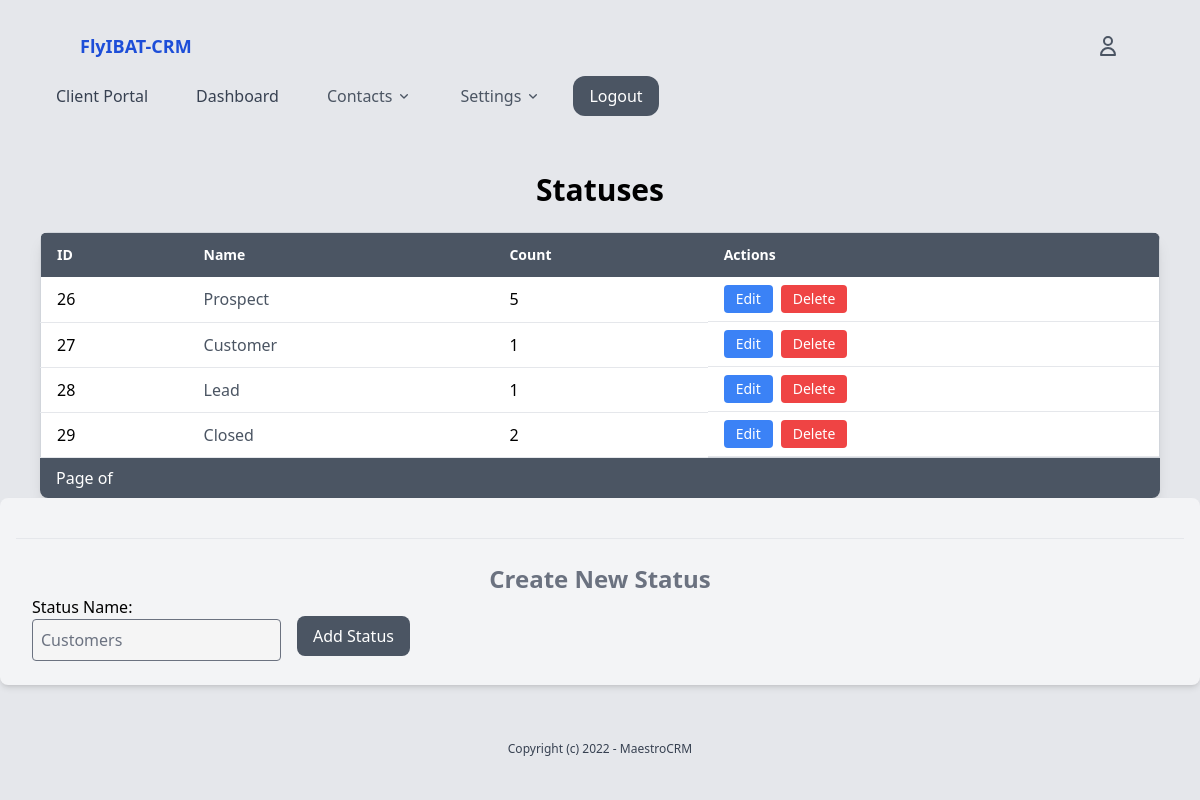
The page /contacts/status-list (signed in) on the database as committed earlier.
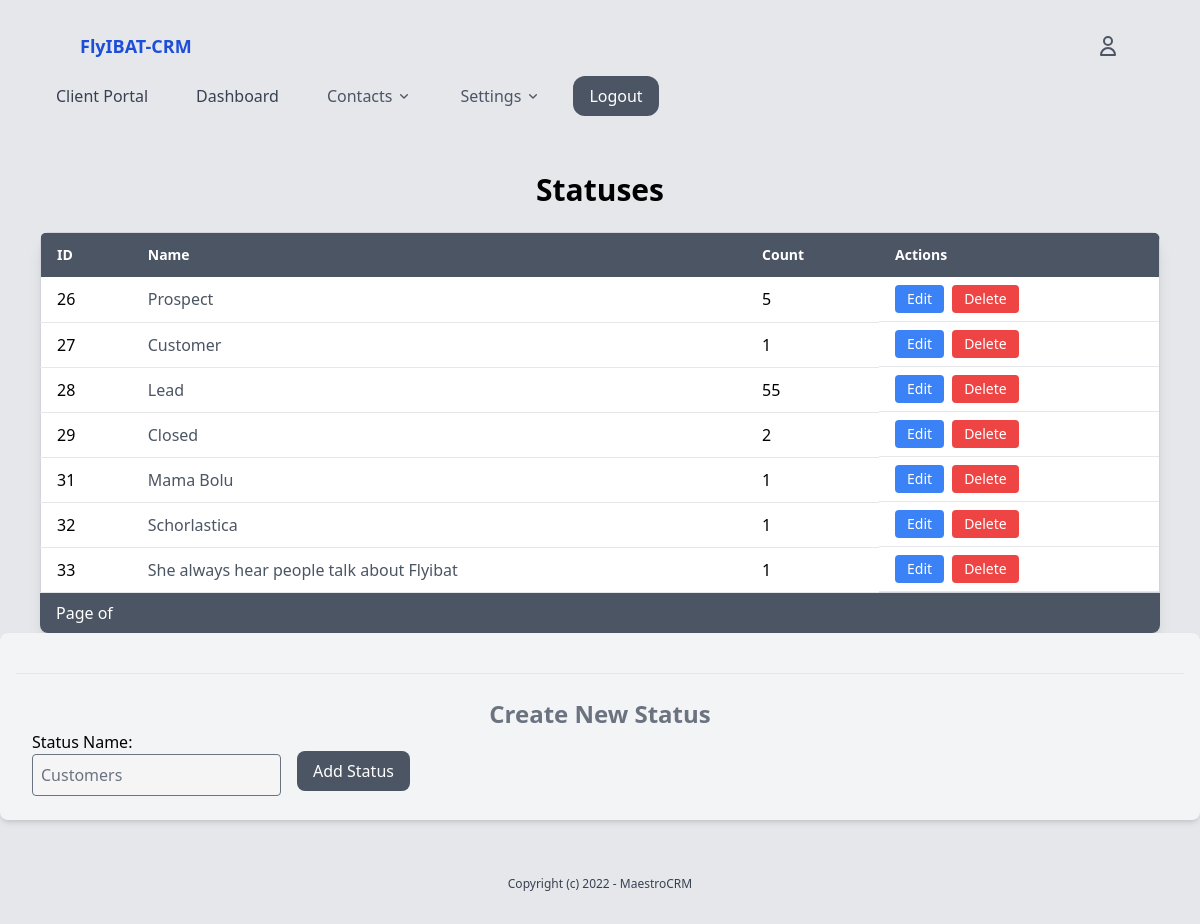
The same page on the database as committed later.
### settings/models.py (models this page shows, shortened)
class Status(models.Model):
    name = models.CharField(max_length=50, unique=True)  # e.g., 'Active', 'Inactive', 'Pending'
    class Meta:
        verbose_name_plural = "Statuses"

### contacts/views_status.py (the view)
# urls.py: path('status-list', views_status.status_list, name='status_list'),
@login_required
def status_list(request):
    statuses = Status.objects.all()  # Fetch all statuses for display
    if request.method == 'POST':
        form = StatusForm(request.POST)
        if form.is_valid():
            form.save()  # Save the form data to the database
            return redirect('status_list')  # Redirect to status list view
    else:
        form = StatusForm()  # Provide an empty form for GET requests
    return render(request, 'status/status_list.html', {
        'form': form,
        'statuses': statuses
    })

### contacts/forms.py
class StatusForm(forms.ModelForm):
    name = forms.CharField(
        label='Status Name',
        widget=forms.TextInput(attrs={
            'placeholder': 'Customers',
            'class': 'form-input block w-full rounded border border-black p-2 mb-2 focus:ring focus:ring-gray-500',
            'style': 'background-color: #f5f5f5;'}
        )
    )
    class Meta:
        model = Status  # Link the form to the Status model
        fields = ['name']  # List of fields to include in the form

### core/context_processors.py (called while the page is built)
def user_roles(request):
    if request.user.is_authenticated:
        groups = request.user.groups.values_list('name', flat=True)
        return {'user_roles': groups}
    return {}

### contacts/templates/status/status_list.html (shortened to what this page needs)
{% extends 'core/base.html' %}
{% block content %}
<div class="max-w-6xl mx-auto px-4 mt-10">
    <h2 class="text-3xl font-bold mb-6 text-center">Statuses</h2>
    <div class="overflow-x-auto rounded-lg shadow-lg">
        <table class="min-w-full bg-white border border-gray-300">
            <thead class="bg-gray-600 text-white">
                <tr>
                    <th class="py-3 px-4 text-left text-sm font-semibold">ID</th>
                    <th class="py-3 px-4 text-left text-sm font-semibold">Name</th>
                    <th class="py-3 px-4 text-left text-sm font-semibold">Count</th>
                    <th class="py-3 px-4 text-left text-sm font-semibold">Actions</th>
                </tr>
            </thead>
            <tbody>
                {% for status in statuses %}
                <tr class="hover:bg-gray-100 transition duration-200">
                    <td class="py-2 px-4 border-b border-gray-200">{{ status.id }}</td>
                    <td class="py-2 px-4 border-b border-gray-200">
                        <a href="{% url 'contacts_by_status' status.id %}" class="text-gray-600 hover:underline">
                            {{ status.name }}
                        </a>
                    </td>
                    <td class="py-2 px-4 border-b border-gray-200">{{ status.contacts.count }}</td>
                    <td class="py-2 px-4 border-b border-gray-200 flex space-x-2">
                        <a href="{% url 'edit_status' status.id %}"
                            class="bg-blue-500 text-white text-sm px-3 py-1 rounded hover:bg-blue-600 transition">
                            Edit
                        </a>
                        <form action="{% url 'delete_status' status.id %}" method="POST"
                            onsubmit="return confirm('Are you sure you want to delete this status?');">
                            <button type="submit"
                                class="bg-red-500 text-white text-sm px-3 py-1 rounded hover:bg-red-600 transition">
                                Delete
                            </button>
                        </form>
                    </td>
                </tr>
                {% empty %}
                <tr>
                    <td colspan="4" class="py-4 text-center text-gray-500">No Status Created yet.</td>
                </tr>
                {% endfor %}
            </tbody>
        </table>
        <div class="bg-gray-600 py-2 px-4 text-white">
            <span>Page {{ contacts.number }} of {{ contacts.paginator.num_pages }}</span>
        </div>
    </div>
</div>
<div class="mb-6 bg-gray-100 p-4 rounded-lg shadow-md">
    <hr class="my-6">
    <h2 class="text-2xl font-semibold text-center text-gray-500">Create New Status</h2>
    <form method="POST" action="" class="flex space-x-4 items-center">
        <div>
            {{ form.as_p }}
        </div>
        <button type="submit"
            class="mt-2 bg-gray-600 text-white px-4 py-2 rounded-lg hover:bg-gray-700 transition duration-200">
            Add Status
        </button>
    </form>
</div>
{% endblock %}

Rows that differ between the two databases and show on the page:
computed for Status "Lead": contacts.count "1" → "55"
added Status: id "31", name "Mama Bolu", contacts.count "1"
added Status: id "32", name "Schorlastica", contacts.count "1"
added Status: id "33", name "She always hear people talk about Flyibat", contacts.count "1"
